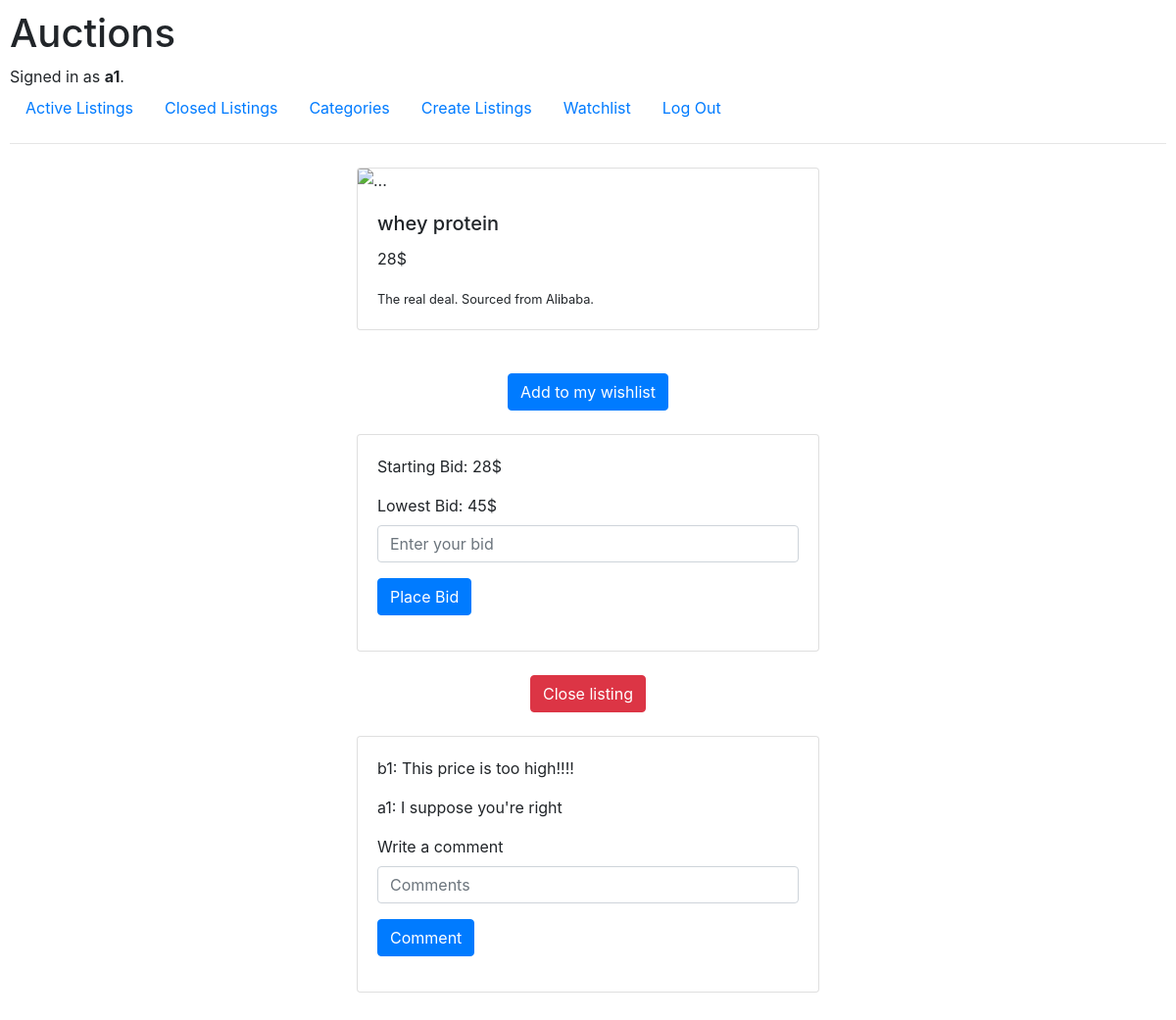
The page /2 (signed in) on the database its author committed.
### auctions/models.py (models this page shows, shortened)
class User(AbstractUser):
    pass

class Listing(models.Model):
    title = models.CharField(max_length=50)
    Category = models.CharField(max_length=50, default="appliances")
    description = models.CharField(max_length=500)
    url = models.URLField(max_length=5000, blank=True, null=True)
    startingbid = models.IntegerField(max_length=50)
    active = models.BooleanField(default=True)

class Comment(models.Model):
    author = models.ForeignKey(User, on_delete=models.CASCADE, blank=True, null=True, related_name='userComment')
    listing = models.ForeignKey(Listing, on_delete=models.CASCADE, blank=True, null=True, related_name='listingComment')
    message = models.CharField(max_length=200)

### auctions/views.py (the view, shortened to what this page needs)
# urls.py: path("<str:listing_id>", views.view, name="view"),
def view(request,listing_id):
    listing1 = get_object_or_404(Listing, id=listing_id)
    too_less = False
    if request.user.is_authenticated:
        current_user = request.user
    clicked = False
    if request.user.is_authenticated:
        if Watchlist.objects.filter(user=current_user, listing=listing1).exists():
            clicked = True
    highest_bid_obj = Bid.objects.filter(Listing=listing1).aggregate(max_bid=Max('bid'))
    highest = highest_bid_obj['max_bid']
    close_listing = False
    bid1 = Bid.objects.filter(Listing_id=listing_id).order_by('bid').first()
    user1 = bid1.user
    if request.user ==  user1:
        close_listing = True
    if request.POST:
        if 'close' in request.POST:
            new = Listing.objects.get(id=listing_id)
            new.active = False
            new.save()
    if request.POST:
        if 'comments' in request.POST:
            author = request.user
            comment =  request.POST.get('new')
            new_comment = Comment(author=author,listing=listing1,message=comment)
            new_comment.save()
    all_comments = Comment.objects.filter(listing=listing1)
    return render(request, "auctions/viewlisting.html",{
        "listing": listing1,
        "clicked": clicked,
        "highest": highest,
        "too_less": too_less,
        "close": close_listing,
        "comments": all_comments
    })

### auctions/templates/auctions/viewlisting.html (shortened to what this page needs)
{% extends "auctions/layout.html" %}
{% block body %}
    <div class="d-flex justify-content-center flex-wrap mt-4 mb-4">
        <div class="card" style="width: 40%; margin-bottom: 20px;">
            <img src="{{ listing.url }}" class="card-img-top" alt="...">
            <div class="card-body">
                <h5 class="card-title">{{ listing.title }}</h5>
                <p class="card-text">{{ listing.startingbid }}$</p>
                <p class="card-text"><small class="text-body-secondary">{{ listing.description }}</small></p>
            </div>
        </div>
    </div>
    {% if user.is_authenticated %}
        <div class="d-flex justify-content-center mb-4">
            <form action="{% url 'view' listing.id %}" method="post">
                {% if not clicked %}
                    <button type="submit" class="btn btn-primary">Add to my wishlist</button>
                {% else %}
                    <button type="submit" class="btn btn-outline-primary">Remove from my wishlist</button>
                {% endif %}
            </form>
        </div>
        {% if listing.active %}
            <div class="d-flex justify-content-center mb-4">
                <div class="card" style="width: 40%;">
                    <div class="card-body">
                        <p>Starting Bid: {{ listing.startingbid }}$</p>
                        <form action="{% url 'view' listing.id %}" method="post">
                            <div class="mb-3">
                                <label for="higherBid" class="form-label">Lowest Bid: {{ highest }}$</label>
                                <input id="higherBid" name="higherBid" class="form-control" type="text" placeholder="Enter your bid" aria-label="Enter a higher bid">
                            </div>
                            <button type="submit" class="btn btn-primary mb-3" name="Bid">Place Bid</button>
                        </form>
                    </div>
                </div>
            </div>
            {% if close and listing.active %}
                <form action="{% url 'view' listing.id %}" method="post">
                    <div class="d-flex justify-content-center mb-4">
                        <button type="submit" class="btn btn-danger" name="close">Close listing</button>
                    </div>
                </form>
            {% endif %}
        {% endif %}
        <div class="d-flex justify-content-center mb-4">
            <div class="card" style="width: 40%;">
                <div class="card-body">
                    {% for comment in comments %}
                        <p>{{ comment.author }}: {{ comment.message }} </p>
                    {% endfor %}
                    {% if user.is_authenticated %}
                        <form action="{% url 'view' listing.id %}" method="post">
                            <div class="mb-3">
                                <label for="new" class="form-label">Write a comment</label>
                                <input id="new" name="new" class="form-control" type="text" placeholder="Comments" aria-label="Comments">
                            </div>
                            <button type="submit" class="btn btn-primary mb-3" name="comments">Comment</button>
                        </form>
                    {% endif %}
                </div>
            </div>
        </div>
    {% endif %}
{% endblock %}

### auctions/templates/auctions/layout.html (shortened to what this page needs)
{% load static %}
<!DOCTYPE html>
<html lang="en">
    <head>
        <link rel="stylesheet" href="https://stackpath.bootstrapcdn.com/bootstrap/4.4.1/css/bootstrap.min.css">
        <link href="{% static 'auctions/styles.css' %}" rel="stylesheet">
    </head>
    <body>
        <h1>Auctions</h1>
        <div>
            {% if user.is_authenticated %}
                Signed in as <strong>{{ user.username }}</strong>.
            {% else %}
                Not signed in.
            {% endif %}
        </div>
        <ul class="nav">
            <li class="nav-item">
                <a class="nav-link" href="{% url 'index' %}">Active Listings</a>
            </li>
            <li class="nav-item">
                <a class="nav-link" href="{% url 'closed' %}">Closed Listings</a>
            </li>
            <li class="nav-item">
                <a class="nav-link" href="{% url 'cat' %}">Categories</a>
            </li>
            {% if user.is_authenticated %}
                <li class="nav-item">
                    <a class="nav-link" href="{% url 'create' %}">Create Listings</a>
                </li>
                <li class="nav-item">
                    <a class="nav-link" href="{% url 'watch' %}">Watchlist</a>
                </li>
                <li class="nav-item">
                    <a class="nav-link" href="{% url 'logout' %}">Log Out</a>
                </li>
            {% endif %}
        </ul>
        <hr>
        {% block body %}
        {% endblock %}
    </body>
</html>

### auctions/static/auctions/styles.css (style rules this page uses)
body { padding: 10px; }

### rows shown on the page
User: username "a1"
Listing: title "whey protein", startingbid "28", description "The real deal. Sourced from Alibaba."
Comment: author "b1", message "This price is too high!!!!"
Comment: author "a1", message "I suppose you're right"

### other values the page prints
{{ highest }} "45"
